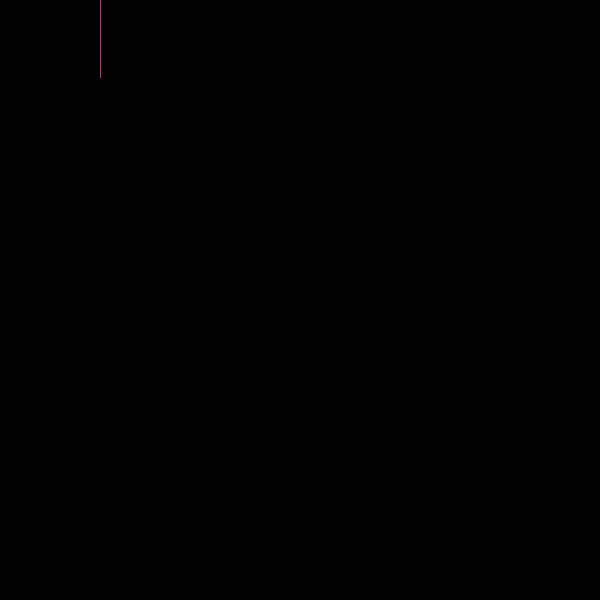
Frame 1 (no input)
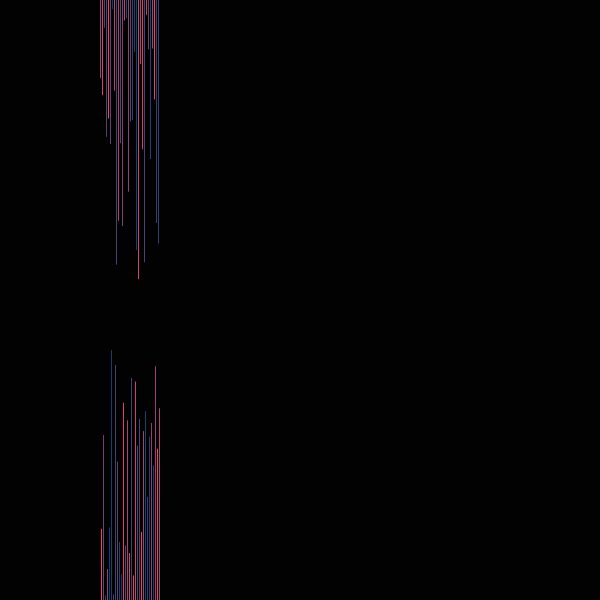
Frame 60 (the mouse pressed at the canvas centre just before this capture)
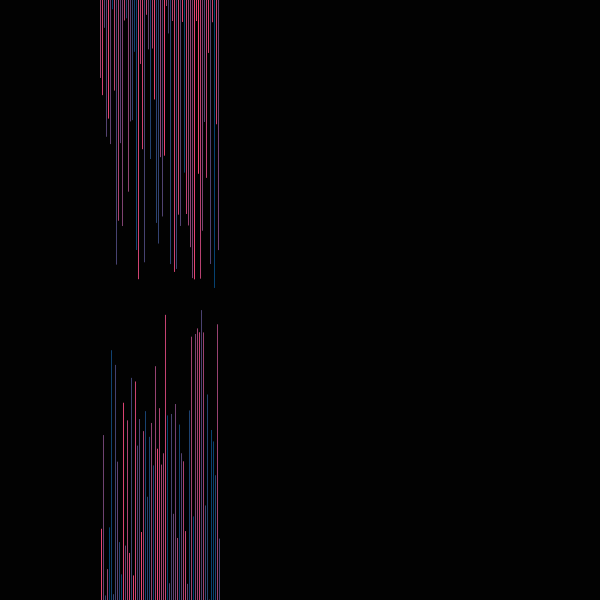
Frame 120 (the mouse held since frame 60 and released just before this capture)

The Processing sketch that drew these frames (run headless with seeded random() and noise(); from frame 60 on, the mouse is pressed at the canvas centre):

// Processing sketch: zigxag
// ── zigxag.pde
void setup(){
  size(600,600);
  background(2);
  
}

boolean top=true;
float x=100;
void draw(){
  fill(244,66,113);
  noStroke();
  if(top){
  fill(random(244),66,113);
    top=!top;
  rect(x,0,1,random(300));
  }else{
  top=!top;
  fill(random(244),66,113);
  rect(x,600-random(300),1,600);
  
  }
  if(x<500){
  x++;
}
}
